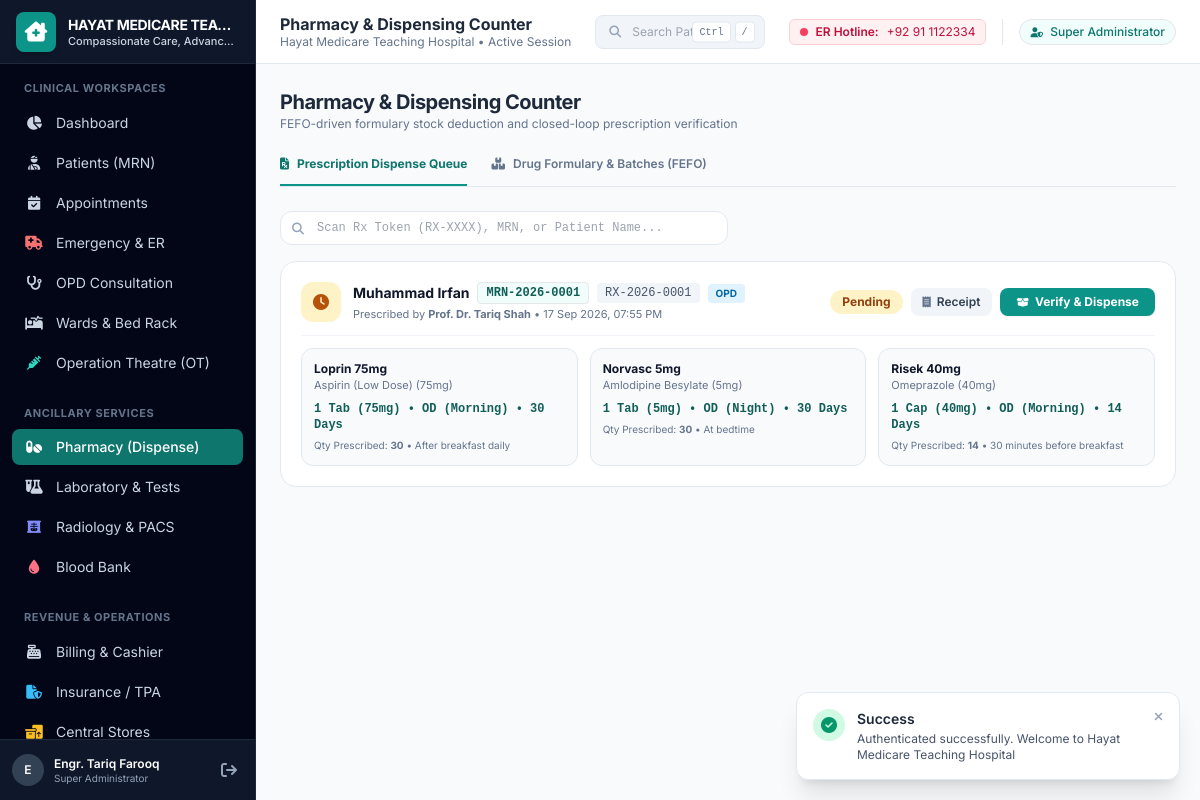
Page /index.php?page=pharmacy (signed in) on the committed database.
### tables this page shows
CREATE TABLE `hospital_profiles` (
    `id` INT AUTO_INCREMENT PRIMARY KEY,
    `hospital_name` VARCHAR(150) NOT NULL,
    `tagline` VARCHAR(255) DEFAULT 'Excellence in Patient Care & Clinical Service',
    `license_number` VARCHAR(100) DEFAULT NULL,
    `tax_number` VARCHAR(100) DEFAULT NULL,
    `address` TEXT NOT NULL,
    `city` VARCHAR(100) NOT NULL,
    `country` VARCHAR(100) DEFAULT 'Pakistan',
    `phone` VARCHAR(50) NOT NULL,
    `email` VARCHAR(100) NOT NULL,
    `emergency_hotline` VARCHAR(50) NOT NULL,
    `currency_symbol` VARCHAR(10) DEFAULT 'PKR ',
    `default_tax_rate` DECIMAL(5,2) DEFAULT 0.00,
    `time_zone` VARCHAR(50) DEFAULT 'Asia/Karachi',
    `created_at` TIMESTAMP DEFAULT CURRENT_TIMESTAMP,
    `updated_at` TIMESTAMP DEFAULT CURRENT_TIMESTAMP ON UPDATE CURRENT_TIMESTAMP
);

CREATE TABLE `prescriptions` (
    `id` INT AUTO_INCREMENT PRIMARY KEY,
    `prescription_number` VARCHAR(30) NOT NULL UNIQUE,
    `encounter_id` INT NOT NULL,
    `doctor_id` INT NOT NULL,
    `status` ENUM('Pending', 'Partially-Dispensed', 'Dispensed', 'Cancelled') DEFAULT 'Pending',
    `clinical_notes` TEXT DEFAULT NULL,
    `created_at` TIMESTAMP DEFAULT CURRENT_TIMESTAMP,
    FOREIGN KEY (`encounter_id`) REFERENCES `encounters`(`id`) ON DELETE CASCADE,
    FOREIGN KEY (`doctor_id`) REFERENCES `users`(`id`)
);

CREATE TABLE `patients` (
    `id` INT AUTO_INCREMENT PRIMARY KEY,
    `mrn` VARCHAR(30) NOT NULL UNIQUE,
    `first_name` VARCHAR(60) NOT NULL,
    `last_name` VARCHAR(60) NOT NULL,
    `gender` ENUM('Male', 'Female', 'Other') NOT NULL,
    `dob` DATE DEFAULT NULL,
    `age` INT DEFAULT NULL,
    `blood_group` ENUM('A+', 'A-', 'B+', 'B-', 'AB+', 'AB-', 'O+', 'O-', 'Unknown') DEFAULT 'Unknown',
    `marital_status` ENUM('Single', 'Married', 'Divorced', 'Widowed', 'Other') DEFAULT 'Single',
    `national_id` VARCHAR(30) DEFAULT NULL,
    `phone_primary` VARCHAR(30) NOT NULL,
    `phone_secondary` VARCHAR(30) DEFAULT NULL,
    `email` VARCHAR(100) DEFAULT NULL,
    `address` TEXT DEFAULT NULL,
    `city` VARCHAR(60) DEFAULT 'Peshawar',
    `emergency_contact_name` VARCHAR(100) DEFAULT NULL,
    `emergency_contact_relation` VARCHAR(50) DEFAULT NULL,
    `emergency_contact_phone` VARCHAR(30) DEFAULT NULL,
    `registered_by` INT DEFAULT NULL,
    `status` ENUM('Active', 'Deceased', 'Archived') DEFAULT 'Active',
    `created_at` TIMESTAMP DEFAULT CURRENT_TIMESTAMP,
    `updated_at` TIMESTAMP DEFAULT CURRENT_TIMESTAMP ON UPDATE CURRENT_TIMESTAMP,
    INDEX `idx_mrn` (`mrn`),
    INDEX `idx_phone` (`phone_primary`),
    INDEX `idx_national_id` (`national_id`),
    INDEX `idx_name` (`first_name`, `last_name`),
    FOREIGN KEY (`registered_by`) REFERENCES `users`(`id`) ON DELETE SET NULL
);

CREATE TABLE `encounters` (
    `id` INT AUTO_INCREMENT PRIMARY KEY,
    `encounter_number` VARCHAR(30) NOT NULL UNIQUE,
    `patient_id` INT NOT NULL,
    `encounter_type` ENUM('OPD', 'Emergency', 'IPD') NOT NULL,
    `department_id` INT NOT NULL,
    `attending_doctor_id` INT NOT NULL,
    `admission_datetime` DATETIME NOT NULL,
    `discharge_datetime` DATETIME DEFAULT NULL,
    `encounter_status` ENUM('In-Progress', 'Completed', 'Admitted', 'Cancelled') DEFAULT 'In-Progress',
    `triage_level` ENUM('ESI-1', 'ESI-2', 'ESI-3', 'ESI-4', 'ESI-5', 'Routine') DEFAULT 'Routine',
    `primary_diagnosis` VARCHAR(255) DEFAULT NULL,
    `discharge_disposition` ENUM('Discharged_Home', 'Admitted_to_Ward', 'Admitted_to_ICU', 'Transferred', 'LAMA', 'Deceased') DEFAULT NULL,
    `created_by` INT DEFAULT NULL,
    `created_at` TIMESTAMP DEFAULT CURRENT_TIMESTAMP,
    INDEX `idx_enc_patient` (`patient_id`),
    INDEX `idx_enc_status` (`encounter_status`),
    INDEX `idx_enc_type` (`encounter_type`),
    FOREIGN KEY (`patient_id`) REFERENCES `patients`(`id`) ON DELETE RESTRICT,
    FOREIGN KEY (`department_id`) REFERENCES `departments`(`id`),
    FOREIGN KEY (`attending_doctor_id`) REFERENCES `users`(`id`),
    FOREIGN KEY (`created_by`) REFERENCES `users`(`id`) ON DELETE SET NULL
);

CREATE TABLE `users` (
    `id` INT AUTO_INCREMENT PRIMARY KEY,
    `username` VARCHAR(50) NOT NULL UNIQUE,
    `email` VARCHAR(100) NOT NULL UNIQUE,
    `password_hash` VARCHAR(255) NOT NULL,
    `full_name` VARCHAR(100) NOT NULL,
    `phone` VARCHAR(30) DEFAULT NULL,
    `role_id` INT NOT NULL,
    `department_id` INT DEFAULT NULL,
    `designation` VARCHAR(100) DEFAULT NULL,
    `qualification` VARCHAR(150) DEFAULT NULL,
    `consultation_fee` DECIMAL(10,2) DEFAULT 0.00,
    `status` ENUM('Active', 'Inactive', 'Suspended') DEFAULT 'Active',
    `last_login_at` DATETIME DEFAULT NULL,
    `created_at` TIMESTAMP DEFAULT CURRENT_TIMESTAMP,
    `updated_at` TIMESTAMP DEFAULT CURRENT_TIMESTAMP ON UPDATE CURRENT_TIMESTAMP,
    FOREIGN KEY (`role_id`) REFERENCES `roles`(`id`),
    FOREIGN KEY (`department_id`) REFERENCES `departments`(`id`) ON DELETE SET NULL
);

CREATE TABLE `prescription_items` (
    `id` INT AUTO_INCREMENT PRIMARY KEY,
    `prescription_id` INT NOT NULL,
    `drug_item_id` INT NOT NULL,
    `dosage` VARCHAR(50) NOT NULL,
    `frequency` VARCHAR(50) NOT NULL,
    `duration_days` INT NOT NULL DEFAULT 5,
    `route` ENUM('Oral', 'IV', 'IM', 'SC', 'Topical', 'Sublingual', 'Inhalation') DEFAULT 'Oral',
    `instructions` VARCHAR(255) DEFAULT 'After meals',
    `quantity_prescribed` INT NOT NULL,
    `quantity_dispensed` INT NOT NULL DEFAULT 0,
    FOREIGN KEY (`prescription_id`) REFERENCES `prescriptions`(`id`) ON DELETE CASCADE,
    FOREIGN KEY (`drug_item_id`) REFERENCES `drug_items`(`id`)
);

CREATE TABLE `drug_items` (
    `id` INT AUTO_INCREMENT PRIMARY KEY,
    `category_id` INT NOT NULL,
    `brand_name` VARCHAR(100) NOT NULL,
    `generic_name` VARCHAR(150) NOT NULL,
    `dosage_form` ENUM('Tablet', 'Capsule', 'Syrup', 'Injection', 'Infusion', 'Ointment', 'Eye_Drops', 'Inhaler', 'Other') NOT NULL,
    `strength` VARCHAR(50) NOT NULL,
    `reorder_level` INT DEFAULT 50,
    `unit_of_measure` VARCHAR(30) DEFAULT 'Strip / Box',
    `requires_prescription` TINYINT(1) DEFAULT 1,
    `is_controlled_substance` TINYINT(1) DEFAULT 0,
    `status` ENUM('Active', 'Inactive') DEFAULT 'Active',
    FOREIGN KEY (`category_id`) REFERENCES `drug_categories`(`id`)
);

### views/pharmacy/index.php (the view, shortened to what the rows shown need)
<?php
$db = Database::getConnection();
$activeTab = clean_input($_GET['tab'] ?? 'queue');
$rxQuery = "
    SELECT p.*, e.encounter_number, e.encounter_type,
           pt.id AS patient_id, pt.first_name, pt.last_name, pt.mrn, pt.gender, pt.age,
           u.full_name AS doctor_name,
           (SELECT COUNT(*) FROM `prescription_items` WHERE `prescription_id` = p.id) AS total_items
    FROM `prescriptions` p
    JOIN `encounters` e ON p.encounter_id = e.id
    JOIN `patients` pt ON e.patient_id = pt.id
    JOIN `users` u ON p.doctor_id = u.id
";
$rxParams = [];
$rxQuery .= " ORDER BY p.id DESC";
$rxStmt = $db->prepare($rxQuery);
$rxStmt->execute($rxParams);
$prescriptions = $rxStmt->fetchAll();
?>
<div class="flex-1 overflow-y-auto custom-scrollbar p-6 space-y-6">
    <div class="flex flex-col sm:flex-row sm:items-center justify-between gap-4">
        <div>
            <h2 class="text-xl font-bold text-slate-800 tracking-tight">Pharmacy & Dispensing Counter</h2>
        </div>
    </div>
    <?php if ($activeTab === 'queue'): ?>
    <div class="space-y-4">
        <?php if (empty($prescriptions)): ?>
            <div class="bg-white rounded-2xl border border-slate-200 p-12 text-center text-slate-400">
                <i class="fa-solid fa-prescription text-3xl mb-2 text-slate-300"></i>
                <p>No prescriptions found in dispensing queue.</p>
            </div>
        <?php else: ?>
            <?php foreach ($prescriptions as $rx):
                $itemsStmt = $db->prepare("
                    SELECT pi.*, di.brand_name, di.generic_name, di.strength, di.dosage_form
                    FROM `prescription_items` pi
                    JOIN `drug_items` di ON pi.drug_item_id = di.id
                    WHERE pi.prescription_id = ?
                ");
                $itemsStmt->execute([$rx['id']]);
                $rxItems = $itemsStmt->fetchAll();
                $isDispensed = ($rx['status'] === 'Dispensed');
            ?>
            <div class="bg-white rounded-2xl border border-slate-200 shadow-xs p-5 transition-all">
                <div class="flex flex-col md:flex-row md:items-center justify-between pb-3 border-b border-slate-100 gap-3">
                    <div class="flex items-center gap-3">
                        <div class="w-10 h-10 rounded-xl <?= $isDispensed ? 'bg-emerald-100 text-emerald-700' : 'bg-amber-100 text-amber-700' ?> flex items-center justify-center text-base font-bold">
                            <i class="fa-solid <?= $isDispensed ? 'fa-check' : 'fa-clock' ?>"></i>
                        </div>
                        <div>
                            <div class="flex items-center gap-2">
                                <span class="font-bold text-slate-900 text-sm">
                                    <a href="index.php?page=patient_profile&id=<?= $rx['patient_id'] ?>" class="hover:text-medical-600">
                                        <?= htmlspecialchars($rx['first_name'] . ' ' . $rx['last_name']) ?>
                                    </a>
                                </span>
                                <span class="font-mono text-xs text-medical-800 bg-medical-50 border border-medical-200 px-2 py-0.5 rounded font-semibold">
                                    <?= htmlspecialchars($rx['mrn']) ?>
                                </span>
                                <span class="font-mono text-xs text-slate-600 bg-slate-100 px-2 py-0.5 rounded">
                                    <?= htmlspecialchars($rx['prescription_number']) ?>
                                </span>
                                <span class="px-2 py-0.5 rounded text-[10px] font-bold <?= $rx['encounter_type'] === 'Emergency' ? 'bg-rose-100 text-rose-700' : 'bg-sky-100 text-sky-700' ?>">
                                    <?= htmlspecialchars($rx['encounter_type']) ?>
                                </span>
                            </div>
                            <div class="text-[11px] text-slate-500 mt-0.5">
                                Prescribed by <strong><?= htmlspecialchars($rx['doctor_name']) ?></strong> &bull; <?= format_datetime($rx['created_at']) ?>
                            </div>
                        </div>
                    </div>
                    <div class="flex items-center gap-2">
                        <span class="px-3 py-1 rounded-full text-xs font-bold <?= $isDispensed ? 'bg-emerald-100 text-emerald-800' : 'bg-amber-100 text-amber-800' ?>">
                            <?= htmlspecialchars($rx['status']) ?>
                        </span>
                        <a href="index.php?page=pharmacy&tab=queue&print_receipt=<?= $rx['id'] ?>" class="px-3 py-1.5 bg-slate-100 hover:bg-slate-200 text-slate-700 font-semibold text-xs rounded-lg flex items-center gap-1.5 transition-colors" title="Print Pharmacy Dispensation Receipt">
                            <i class="fa-solid fa-receipt text-slate-500 text-[11px]"></i>
                            <span>Receipt</span>
                        </a>
                        <?php if (!$isDispensed): ?>
                        <form action="index.php?action=pharmacy_dispense" method="POST" onsubmit="return confirm('Dispense this prescription and deduct stock via FEFO?')">
                            <button type="submit" class="px-4 py-1.5 bg-medical-600 hover:bg-medical-700 text-white font-bold text-xs rounded-lg shadow-sm transition-colors flex items-center gap-1.5">
                                <i class="fa-solid fa-box-open text-[10px]"></i>
                                <span>Verify & Dispense</span>
                            </button>
                        </form>
                        <?php endif; ?>
                    </div>
                </div>
                <div class="grid grid-cols-1 sm:grid-cols-2 md:grid-cols-3 gap-3 mt-3">
                    <?php foreach ($rxItems as $item): ?>
                    <div class="p-3 bg-slate-50 border border-slate-200 rounded-xl text-xs">
                        <div class="font-bold text-slate-900"><?= htmlspecialchars($item['brand_name']) ?></div>
                        <div class="text-[11px] text-slate-500"><?= htmlspecialchars($item['generic_name']) ?> (<?= htmlspecialchars($item['strength']) ?>)</div>
                        <div class="mt-2 text-xs font-mono font-semibold text-medical-800">
                            <?= htmlspecialchars($item['dosage']) ?> &bull; <?= htmlspecialchars($item['frequency']) ?> &bull; <?= $item['duration_days'] ?> Days
                        </div>
                        <div class="text-[10px] text-slate-500 mt-1">Qty Prescribed: <strong><?= $item['quantity_prescribed'] ?></strong> &bull; <?= htmlspecialchars($item['instructions']) ?></div>
                    </div>
                    <?php endforeach; ?>
                </div>
            </div>
            <?php endforeach; ?>
        <?php endif; ?>
    </div>
    <?php endif; ?>
</div>

### views/layouts/sidebar.php (shortened to what the rows shown need)
<?php
$hProfile = hospital_profile();
?>
<aside class="w-64 bg-navy-950 text-slate-300 flex flex-col flex-shrink-0 h-full border-r border-slate-800 no-print">
    <div class="h-16 flex items-center px-4 bg-navy-900 border-b border-slate-800 gap-3">
        <div class="leading-tight overflow-hidden">
            <h1 class="font-bold text-white text-sm truncate tracking-tight uppercase"><?= htmlspecialchars($hProfile['hospital_name']) ?></h1>
            <p class="text-[11px] text-medical-400 font-medium truncate"><?= htmlspecialchars($hProfile['tagline'] ?? 'Clinical Care') ?></p>
        </div>
    </div>
</aside>

### views/layouts/topbar.php (shortened to what the rows shown need)
<?php
$hProfile = hospital_profile();
?>
<header class="h-16 bg-white border-b border-slate-200 px-6 flex items-center justify-between flex-shrink-0 no-print">
    <div class="flex items-center gap-3">
        <div>
            <h2 class="font-bold text-slate-800 text-base leading-tight"><?= clean_input($pageTitle ?? 'Hospital Management') ?></h2>
            <p class="text-xs text-slate-500"><?= htmlspecialchars($hProfile['hospital_name']) ?> &bull; Active Session</p>
        </div>
    </div>
    <div class="flex items-center gap-4">
        <div class="hidden lg:flex items-center gap-2 px-2.5 py-1 bg-rose-50 border border-rose-200 rounded-md text-xs text-rose-700">
            <span class="w-2 h-2 rounded-full bg-rose-500 animate-pulse"></span>
            <span class="font-semibold">ER Hotline:</span> <?= htmlspecialchars($hProfile['emergency_hotline'] ?? '1122') ?>
        </div>
        <div class="flex items-center gap-2 border-l border-slate-200 pl-4">
            <span class="px-2.5 py-1 rounded-full text-xs font-medium bg-medical-50 text-medical-700 border border-medical-200">
            </span>
        </div>
    </div>
</header>

### rows in the picture
hospital_profiles: hospital_name "HAYAT MEDICARE TEA…", tagline "Compassionate Care, Advanc…", hospital_name "Hayat Medicare Teaching Hospital", emergency_hotline "+92 91 1122334"
prescriptions: patients.first_name+last_name "Muhammad Irfan", patients.mrn "MRN-2026-0001", prescription_number "RX-2026-0001", encounter.encounter_type "OPD", doctor.full_name "Prof. Dr. Tariq Shah", created_at "17 Sep 2026, 07:55 PM", status "Pending"
prescription_items: drug_item.brand_name "Loprin 75mg", drug_item.generic_name "Aspirin (Low Dose)", drug_item.strength "75mg", dosage "1 Tab (75mg)", frequency "OD (Morning)", duration_days "30", quantity_prescribed "30", instructions "After breakfast daily"
prescription_items: drug_item.brand_name "Norvasc 5mg", drug_item.generic_name "Amlodipine Besylate", drug_item.strength "5mg", dosage "1 Tab (5mg)", frequency "OD (Night)", duration_days "30", quantity_prescribed "30", instructions "At bedtime"
prescription_items: drug_item.brand_name "Risek 40mg", drug_item.generic_name "Omeprazole", drug_item.strength "40mg", dosage "1 Cap (40mg)", frequency "OD (Morning)", duration_days "14", quantity_prescribed "14", instructions "30 minutes before breakfast"

### other values in the picture
substr($currentUser['full_name'] ?? 'U', 0, 1) "E"
$currentUser['full_name'] "Engr. Tariq Farooq"
$currentUser['role_name'] "Super Administrator"
clean_input($pageTitle ?? 'Hospital Management') "Pharmacy & Dispensing Counter"
$flash['type'] "Success"
$flash['message'] "Authenticated successfully. Welcome to Hayat Medicare Teaching Hospital"
